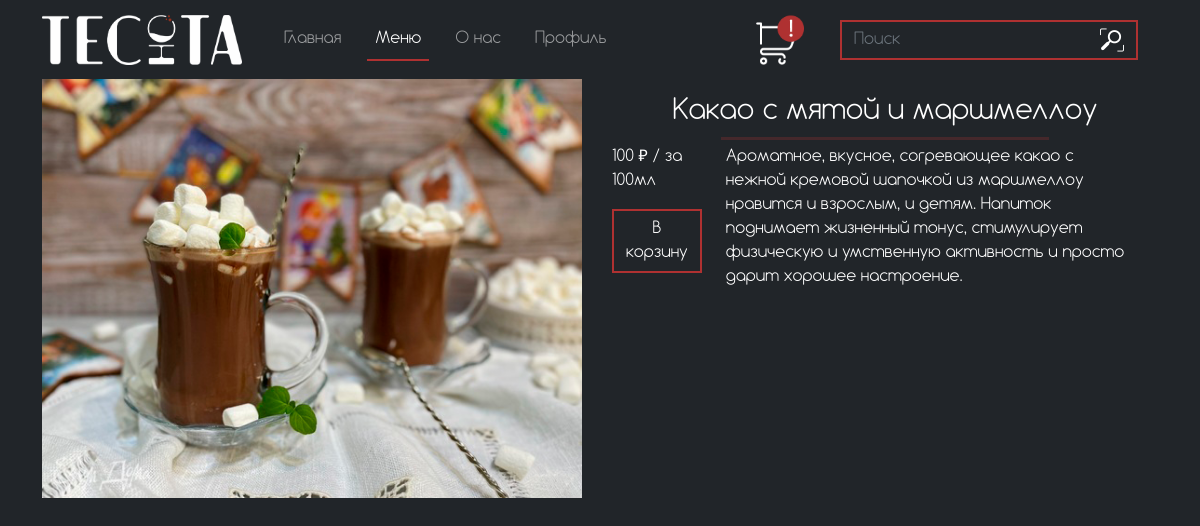
The app's page /output/full_discription_food.php?id=6 with its own data.
### tables this page shows
CREATE TABLE `menu` (
  `id` int NOT NULL,
  `name` varchar(50) DEFAULT NULL,
  `img` varchar(500) DEFAULT NULL,
  `discription` varchar(500) DEFAULT NULL,
  `price` int DEFAULT NULL,
  `type` varchar(100) DEFAULT NULL
);

### output/full_discription_food.php (the view, shortened to what this page needs)
<?
    require '../functions/connect.php';
    $id = $_GET['id'];
    $give_food = $connect->query("SELECT * FROM `menu` WHERE `id` = '$id'");
    $food = $give_food->fetch(PDO::FETCH_ASSOC);
?>
<!DOCTYPE html>
<html lang="en">
<head>
    <link href="https://cdn.jsdelivr.net/npm/bootstrap@5.0.2/dist/css/bootstrap.min.css" rel="stylesheet">
    <link rel="stylesheet" href="../css/menu.css">
    <link rel="stylesheet" href="../css/style.css">
    <link rel="stylesheet" href="../css/full_disc_food.css">
</head>
<body class="bg-dark">
<header>
    <nav class="navbar navbar-expand-lg navbar-dark" id="navheader">
        <div class="container">
          <a class="navbar-brand" href="./index">
              <img src="../images/logo.png" class="img-fluid" style="width: 200px;" alt="">
            </a>
          <div class="collapse navbar-collapse" id="navbarSupportedContent">
            <ul class="navbar-nav me-auto mb-2 mb-lg-0">
              <li class="nav-item">
                <a class="nav-link" aria-current="page" href="./index">Главная</a>
              </li>
              <li class="nav-item">
                <a class="nav-link active" href="./menu">Меню</a>
              </li>
              <li class="nav-item">
                <a class="nav-link" href="./about_us">О нас</a>
              </li>
              <li class="nav-item">
                <a class="nav-link" href="<?
                  if($_SESSION['admin']){
                    echo './admin';
                  }
                  elseif($_SESSION['user']){
                    echo './profile';
                  }
                ?>">Профиль</a>
              </li>
            </ul>  <?php
              require '../functions/connect.php';
              $id_user = $_SESSION['user']['id'];
              $sql = $connect->query("SELECT `id_user` FROM `cart` WHERE `id_user` = '$id_user'");
              $row = $sql->fetch(PDO::FETCH_ASSOC);
                if($row['id_user'] == $id_user){?>
                  <button type="button" class="btn btn_backet" data-bs-toggle="modal" style="border: none; background-color: transparent;" data-bs-target="#modalCART">
                    <img src="../images/Group 1 (1).png" alt="" class="backet">
                  </button>
                <?}
                else{?>
                  <button type="button" class="btn btn_backet" data-bs-toggle="modal" style="border: none; background-color: transparent;" data-bs-target="#modalCART">
                    <img src="../images/basket.png" alt="" class="backet">
                  </button>
                <?}
            ?>
            <form class="d-flex" action="../output/search_res" method="GET">
            <input class="form-control me-2 search" style="width: 250px; border-right: none;" type="search" name="search" placeholder="Поиск" aria-label="Поиск">
                <button class="btn" style="margin-right: 20px; margin-left: -10px; border-left: none;" type="submit"><img src="../images/search.png" alt=""></button>
            </form>
          </div>
        </div>
      </nav>
</header>
<section style="color: white;">
    <div class="container" >
        <div class="row">
            <div class="col">
              <img src="/<?=$food['img']?>" width="540" alt="">
            </div>
            <div class="col">
              <h3 style="text-align: center; margin-top: 2vh;"><?=$food['name']?></h3>
              <hr style="background: #AF3131; height: 3px;">
              <div style="display: flex;">
                <div>
                <p><?=$food['price']?> ₽ / <?
                        if($food['type'] == 'drinks'){
                        echo 'за 100мл';
                        }else{
                        echo 'за порцию';
                        }
                ?></p>
                    <a href="../functions/add_basket.php?id=<?=$food['id']?>" class="btn">В корзину</a>
                </div>
                <div style="margin: 0vw 2vw;">
                    <p><?=$food['discription']?></p>
                </div>
              </div>
            </div>
        </div>
    </div>
</section>
</body>
</html>

### css/menu.css (style rules this page uses)
* { list-style-type: none; margin: 0; padding: 0; }
.backet { margin-right: 2vw; }
hr { background: #fff; height: 2px; border: 0; margin: 15px auto; width: 60%; }
@media screen and (max-width: 1399px) { hr { margin: 5px auto; } }

### css/style.css (style rules this page uses)
* { list-style-type: none; margin: 0; padding: 0; font-family: 'Comfortaa'; }
.nav-link { margin-left: 1.5vw; }
.search { background-color: transparent; border: #AF3131 2px solid; border-radius: 0; }
.btn { background-color: transparent; border: #AF3131 2px solid; border-radius: 0; color: white; }
.form-control { background-color: transparent; color: white; border: #AF3131 2px solid; }
.active { border-bottom: #AF3131 2px solid; }
p { color: white; }
form { color: white; }
.backet { margin-right: 2vw; width: 50px; }

### records on screen
menu: img (picture), name "Какао с мятой и маршмеллоу", price "100", discription "Ароматное, вкусное, согревающее какао с нежной кремовой шапочкой из маршмеллоу нравится и взрослым, и детям. Напиток поднимает жизненный тонус, стимулирует физическую и умственную активность и просто дарит хорошее настроение."
